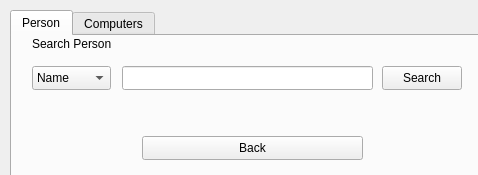
<?xml version="1.0" encoding="UTF-8"?>
<ui version="4.0">
 <class>SearchMenu</class>
 <widget class="QWidget" name="SearchMenu">
  <property name="geometry">
   <rect>
    <x>0</x>
    <y>0</y>
    <width>478</width>
    <height>175</height>
   </rect>
  </property>
  <property name="windowTitle">
   <string>Form</string>
  </property>
  <widget class="QTabWidget" name="tabWidget">
   <property name="geometry">
    <rect>
     <x>10</x>
     <y>10</y>
     <width>481</width>
     <height>261</height>
    </rect>
   </property>
   <property name="currentIndex">
    <number>0</number>
   </property>
   <widget class="QWidget" name="Person">
    <attribute name="title">
     <string>Person</string>
    </attribute>
    <widget class="QComboBox" name="cB_SearchForPers">
     <property name="geometry">
      <rect>
       <x>20</x>
       <y>30</y>
       <width>79</width>
       <height>24</height>
      </rect>
     </property>
     <item>
      <property name="text">
       <string>Name</string>
      </property>
     </item>
     <item>
      <property name="text">
       <string>Age</string>
      </property>
     </item>
     <item>
      <property name="text">
       <string>Gender</string>
      </property>
     </item>
     <item>
      <property name="text">
       <string>Birth</string>
      </property>
     </item>
     <item>
      <property name="text">
       <string>Death</string>
      </property>
     </item>
     <item>
      <property name="text">
       <string>Contribution</string>
      </property>
     </item>
     <item>
      <property name="text">
       <string>Turing</string>
      </property>
     </item>
    </widget>
    <widget class="QLineEdit" name="input_SearchForPers">
     <property name="geometry">
      <rect>
       <x>110</x>
       <y>30</y>
       <width>251</width>
       <height>24</height>
      </rect>
     </property>
    </widget>
    <widget class="QPushButton" name="pB_SearchforPers">
     <property name="geometry">
      <rect>
       <x>370</x>
       <y>30</y>
       <width>80</width>
       <height>24</height>
      </rect>
     </property>
     <property name="text">
      <string>Search</string>
     </property>
    </widget>
    <widget class="QPushButton" name="pbGoBackPer">
     <property name="geometry">
      <rect>
       <x>130</x>
       <y>100</y>
       <width>221</width>
       <height>24</height>
      </rect>
     </property>
     <property name="text">
      <string>Back</string>
     </property>
    </widget>
    <widget class="QLabel" name="l_SearchForPerson">
     <property name="geometry">
      <rect>
       <x>20</x>
       <y>0</y>
       <width>201</width>
       <height>16</height>
      </rect>
     </property>
     <property name="text">
      <string>Search Person</string>
     </property>
    </widget>
   </widget>
   <widget class="QWidget" name="Computer">
    <attribute name="title">
     <string>Computers</string>
    </attribute>
    <widget class="QComboBox" name="cB_SearchForComp">
     <property name="geometry">
      <rect>
       <x>20</x>
       <y>30</y>
       <width>79</width>
       <height>24</height>
      </rect>
     </property>
     <item>
      <property name="text">
       <string>Name</string>
      </property>
     </item>
     <item>
      <property name="text">
       <string>Type</string>
      </property>
     </item>
     <item>
      <property name="text">
       <string>Year Built</string>
      </property>
     </item>
    </widget>
    <widget class="QLineEdit" name="input_SearchComp">
     <property name="geometry">
      <rect>
       <x>110</x>
       <y>30</y>
       <width>251</width>
       <height>24</height>
      </rect>
     </property>
    </widget>
    <widget class="QPushButton" name="pBSearchComp">
     <property name="geometry">
      <rect>
       <x>370</x>
       <y>30</y>
       <width>80</width>
       <height>24</height>
      </rect>
     </property>
     <property name="text">
      <string>Search</string>
     </property>
    </widget>
    <widget class="QPushButton" name="pBGoBackPer">
     <property name="geometry">
      <rect>
       <x>130</x>
       <y>100</y>
       <width>221</width>
       <height>24</height>
      </rect>
     </property>
     <property name="text">
      <string>Back</string>
     </property>
    </widget>
    <widget class="QLabel" name="l_SearchForComputer">
     <property name="geometry">
      <rect>
       <x>20</x>
       <y>0</y>
       <width>111</width>
       <height>16</height>
      </rect>
     </property>
     <property name="text">
      <string>Search Computer</string>
     </property>
    </widget>
   </widget>
  </widget>
 </widget>
 <resources/>
 <connections/>
</ui>
